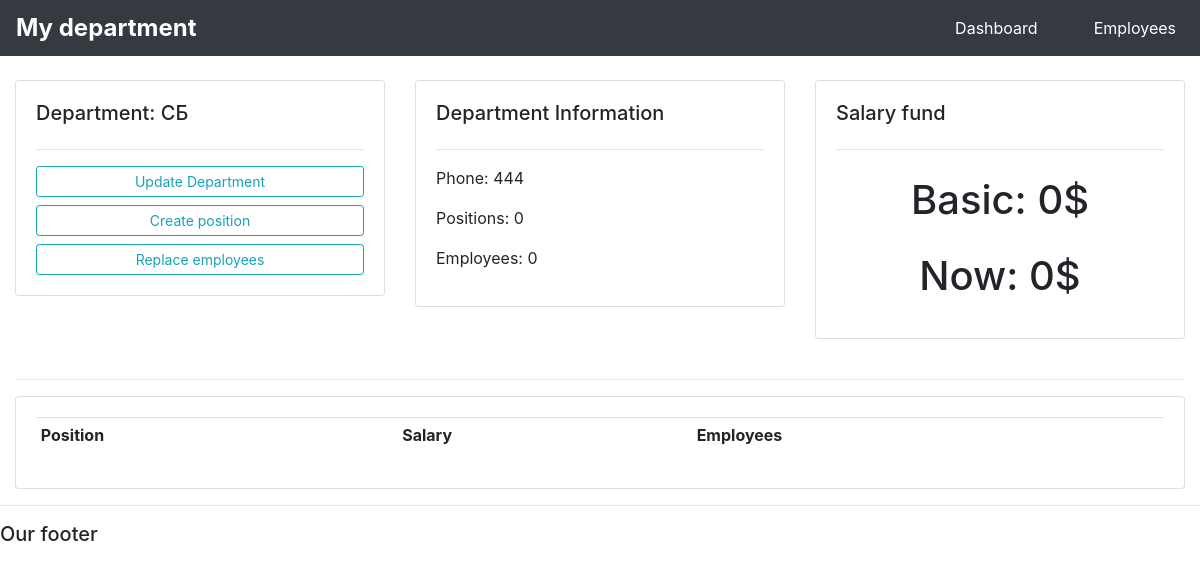
Before: /department/7 with the older database file.
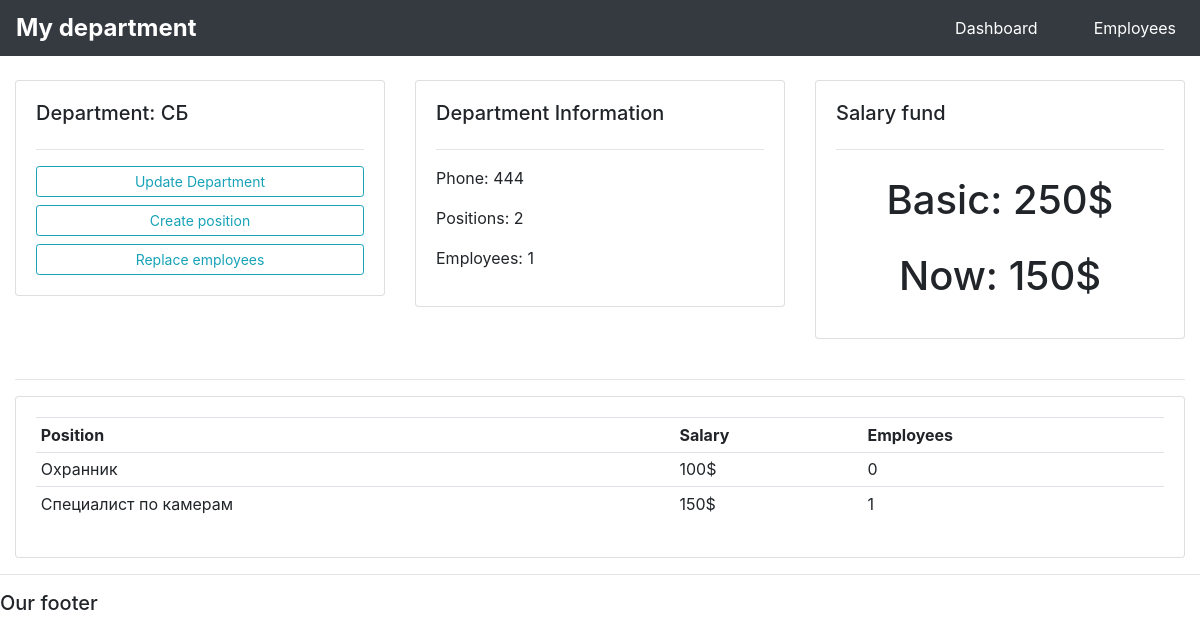
After: the same page with the newer database file.
### uchet/models.py (models this page shows, shortened)
class Position(models.Model):
    name = models.CharField('Должность', max_length=100)
    zarplata = models.PositiveSmallIntegerField('Зарплата сотрудника', default = 0)
    otdel = models.ForeignKey(Otdel, on_delete = models.SET_NULL, null = True)
    class Meta:
        verbose_name = 'Должность'
        verbose_name_plural = 'Должности'

### uchet/views.py (the view)
# urls.py: path('department/<str:pk_dep>', views.department, name = 'department'),
def department(request, pk_dep):
    department = Otdel.objects.get(id = pk_dep)
    positions = Position.objects.filter(otdel__name = department.name)
    pos_count = Position.objects.filter(otdel__name=department.name).count()
    emp_count = Employee.objects.filter(position__otdel__name=department.name).count()
    salary_fund = Position.objects.filter(otdel__name=department.name).aggregate(Sum('zarplata'))
    salary_fund_main = 0
    for position in positions:
        salary_fund_main += position.employee_set.all().count() * position.zarplata
    salary_fund = salary_fund['zarplata__sum']
    if salary_fund is None:
        salary_fund = 0
    context = {
        'department': department,
        'positions': positions,
        'pos_count': pos_count,
        'emp_count': emp_count,
        'salary_fund': salary_fund,
        'salary_fund_main': salary_fund_main,
    }
    return render(request, 'uchet/department.html', context)

### uchet/templates/uchet/department.html
{%  extends 'uchet/main.html' %}
{% block content %}
	<br>
<div class="row">
	<div class="col-md">
		<div class="card card-body">
			<h5>Department: {{ department.name }}</h5>
			<hr>
            <a class="btn btn-outline-info  btn-sm btn-block" href="{% url 'update_department' department.id %}">Update Department</a>
            <a class="btn btn-outline-info  btn-sm btn-block" href="{% url 'create_position' %}">Create position</a>
			<a class="btn btn-outline-info  btn-sm btn-block" href="{% url 'replace_employees' department.id %}">Replace employees</a>
		</div>
	</div>
	<div class="col-md">
		<div class="card card-body">
			<h5>Department Information</h5>
			<hr>
            <p>Phone: {{ department.phone }} </p>
            <p>Positions: {{ pos_count }} </p>
            <p>Employees: {{ emp_count }} </p>
		</div>
	</div>
	<div class="col-md">
		<div class="card card-body">
			<h5>Salary fund</h5>
			<hr>
			<h1 style="text-align: center;padding: 10px">Basic: {{ salary_fund }}$</h1>
			<h1 style="text-align: center;padding: 10px">Now: {{ salary_fund_main }}$</h1>
		</div>
	</div>
</div>
<br>
<hr>
<div class="row">
	<div class="col">
		<div class="card card-body">
			<table class="table table-sm">
				<tr>
					<th>Position</th>
					<th>Salary</th>
					<th>Employees</th>
				</tr>
				{% for position in positions %}
					<tr>
						<td>{{position.name}}</td>
						<td>{{position.zarplata}}$</td>
						<td>{{ position.employee_set.count }}</td>
					</tr>
				{% endfor %}
			</table>
		</div>
	</div>
</div>
{% endblock %}

Changed rows visible on the page:
now on this page (row edited): Position: name "Охранник", zarplata "100", employee_set.count "0"
now on this page (row edited): Position: name "Специалист по камерам", zarplata "150", employee_set.count "1"
Other visible differences:
{{ pos_count }}: "0" → "2"
{{ emp_count }}: "0" → "1"
{{ salary_fund }}: "0" → "250"
{{ salary_fund_main }}: "0" → "150"
